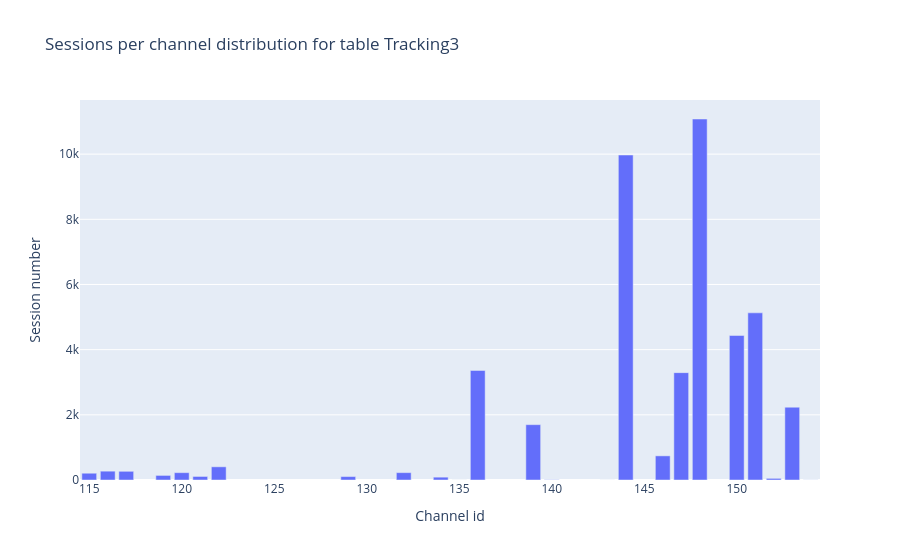

Notebook source saved alongside this figure:
### Markdown cell above
### SPU visualization

### Code cell
fig = px.bar(
    spu_tracking3, 
    x="channel_id",
    y="n_sessions",
    title=f"Sessions per channel distribution for table {tracking3_name}",
    labels={
        "channel_id": "Channel id", 
        "n_sessions": "Session number"
    }
)
fig.show()

### Figure 1 — Plotly figure (JSON) as saved in the notebook; plotly's stock layout.template omitted (floating-point values rounded to 4 significant figures)
{"data": [{"hovertemplate": "Channel id=%{x}<br>Session number=%{y}<extra></extra>", "legendgroup": "", "marker": {"color": "#636efa", "pattern": {"shape": ""}}, "name": "", "orientation": "v", "showlegend": false, "textposition": "auto", "type": "bar", "x": [115, 116, 117, 119, 120, 121, 122, 129, 132, 134, 135, 136, 139, 140, 143, 144, 146, 147, 148, 150, 151, 152, 153, 154], "xaxis": "x", "y": [208, 271, 267, 141, 225, 109, 405, 105, 226, 87, 0, 3362, 1698, 7, 0, 9973, 741, 3295, 11078, 4435, 5130, 50, 2234, 2], "yaxis": "y"}], "layout": {"barmode": "relative", "legend": {"tracegroupgap": 0}, "title": {"text": "Sessions per channel distribution for table Tracking3"}, "xaxis": {"anchor": "y", "domain": [0, 1], "title": {"text": "Channel id"}}, "yaxis": {"anchor": "x", "domain": [0, 1], "title": {"text": "Session number"}}}}
